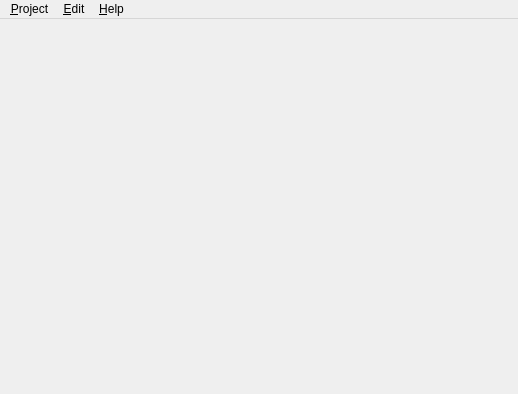
<?xml version="1.0" encoding="UTF-8"?>
<ui version="4.0">
 <class>MainWindow</class>
 <widget class="QMainWindow" name="MainWindow">
  <property name="geometry">
   <rect>
    <x>0</x>
    <y>0</y>
    <width>518</width>
    <height>394</height>
   </rect>
  </property>
  <property name="windowTitle">
   <string>Voice Annotation Tool</string>
  </property>
  <property name="windowIcon">
   <iconset resource="../resources.qrc">
    <normaloff>:/playback/icon</normaloff>:/playback/icon</iconset>
  </property>
  <widget class="QWidget" name="centralwidget">
   <property name="sizePolicy">
    <sizepolicy hsizetype="Preferred" vsizetype="Preferred">
     <horstretch>0</horstretch>
     <verstretch>0</verstretch>
    </sizepolicy>
   </property>
   <layout class="QVBoxLayout" name="verticalLayout"/>
  </widget>
  <widget class="QMenuBar" name="menubar">
   <property name="geometry">
    <rect>
     <x>0</x>
     <y>0</y>
     <width>518</width>
     <height>35</height>
    </rect>
   </property>
   <widget class="QMenu" name="menuFile">
    <property name="title">
     <string>&amp;Project</string>
    </property>
    <addaction name="actionNewProject"/>
    <addaction name="actionOpen"/>
    <addaction name="actionSaveProject"/>
    <addaction name="actionSaveProjectAs"/>
    <addaction name="actionDeleteProject"/>
    <addaction name="actionCloseProject"/>
    <addaction name="actionQuit"/>
    <addaction name="separator"/>
   </widget>
   <widget class="QMenu" name="menuEdit">
    <property name="title">
     <string>&amp;Edit</string>
    </property>
    <addaction name="actionConfigureShortcuts"/>
    <addaction name="actionSelectLanguageModel"/>
    <addaction name="actionProjectSettings"/>
    <addaction name="actionExportCSV"/>
    <addaction name="actionImportCSV"/>
    <addaction name="actionExportJson"/>
    <addaction name="actionImportJson"/>
    <addaction name="actionDeleteSelected"/>
   </widget>
   <widget class="QMenu" name="menuHelp">
    <property name="title">
     <string>&amp;Help</string>
    </property>
    <addaction name="actionAbout"/>
    <addaction name="actionAboutQT"/>
    <addaction name="actionDocumentation"/>
   </widget>
   <addaction name="menuFile"/>
   <addaction name="menuEdit"/>
   <addaction name="menuHelp"/>
  </widget>
  <action name="actionOpen">
   <property name="text">
    <string>&amp;Open...</string>
   </property>
   <property name="shortcut">
    <string>Ctrl+O</string>
   </property>
  </action>
  <action name="actionQuit">
   <property name="text">
    <string>&amp;Quit</string>
   </property>
   <property name="shortcut">
    <string>Ctrl+Q</string>
   </property>
  </action>
  <action name="actionSaveProject">
   <property name="enabled">
    <bool>false</bool>
   </property>
   <property name="text">
    <string>&amp;Save</string>
   </property>
   <property name="shortcut">
    <string>Ctrl+S</string>
   </property>
  </action>
  <action name="actionSaveProjectAs">
   <property name="enabled">
    <bool>false</bool>
   </property>
   <property name="text">
    <string>Save &amp;As...</string>
   </property>
   <property name="shortcut">
    <string>Ctrl+Shift+S</string>
   </property>
  </action>
  <action name="actionNewProject">
   <property name="text">
    <string>&amp;New...</string>
   </property>
   <property name="shortcut">
    <string>Ctrl+N</string>
   </property>
  </action>
  <action name="actionConfigureShortcuts">
   <property name="text">
    <string>Configure &amp;Shortcuts...</string>
   </property>
  </action>
  <action name="actionAbout">
   <property name="text">
    <string>&amp;About</string>
   </property>
   <property name="menuRole">
    <enum>QAction::AboutRole</enum>
   </property>
  </action>
  <action name="actionAboutQT">
   <property name="text">
    <string>About &amp;QT</string>
   </property>
   <property name="menuRole">
    <enum>QAction::AboutQtRole</enum>
   </property>
  </action>
  <action name="actionImportCSV">
   <property name="enabled">
    <bool>false</bool>
   </property>
   <property name="text">
    <string>Import CS&amp;V</string>
   </property>
  </action>
  <action name="actionImportJson">
   <property name="enabled">
    <bool>false</bool>
   </property>
   <property name="text">
    <string>Import Js&amp;on</string>
   </property>
  </action>
  <action name="actionExportCSV">
   <property name="enabled">
    <bool>false</bool>
   </property>
   <property name="text">
    <string>Export &amp;CSV</string>
   </property>
  </action>
  <action name="actionExportJson">
   <property name="enabled">
    <bool>false</bool>
   </property>
   <property name="text">
    <string>Export &amp;Json</string>
   </property>
  </action>
  <action name="actionDeleteProject">
   <property name="enabled">
    <bool>false</bool>
   </property>
   <property name="text">
    <string>&amp;Delete...</string>
   </property>
  </action>
  <action name="actionDeleteSelected">
   <property name="enabled">
    <bool>false</bool>
   </property>
   <property name="text">
    <string>&amp;Delete Selected</string>
   </property>
   <property name="toolTip">
    <string>Delete the selected annotations including the audio files.</string>
   </property>
   <property name="shortcut">
    <string>Del</string>
   </property>
  </action>
  <action name="actionProjectSettings">
   <property name="enabled">
    <bool>false</bool>
   </property>
   <property name="text">
    <string>&amp;Project Settings</string>
   </property>
  </action>
  <action name="actionDocumentation">
   <property name="text">
    <string>Online &amp;Documentation</string>
   </property>
   <property name="shortcut">
    <string>F1</string>
   </property>
  </action>
  <action name="actionCloseProject">
   <property name="enabled">
    <bool>false</bool>
   </property>
   <property name="text">
    <string>Close</string>
   </property>
   <property name="shortcut">
    <string>Ctrl+W</string>
   </property>
  </action>
  <action name="actionSelectLanguageModel">
   <property name="text">
    <string>Select &amp;Language Model...</string>
   </property>
  </action>
 </widget>
 <resources>
  <include location="../resources.qrc"/>
 </resources>
 <connections/>
</ui>
